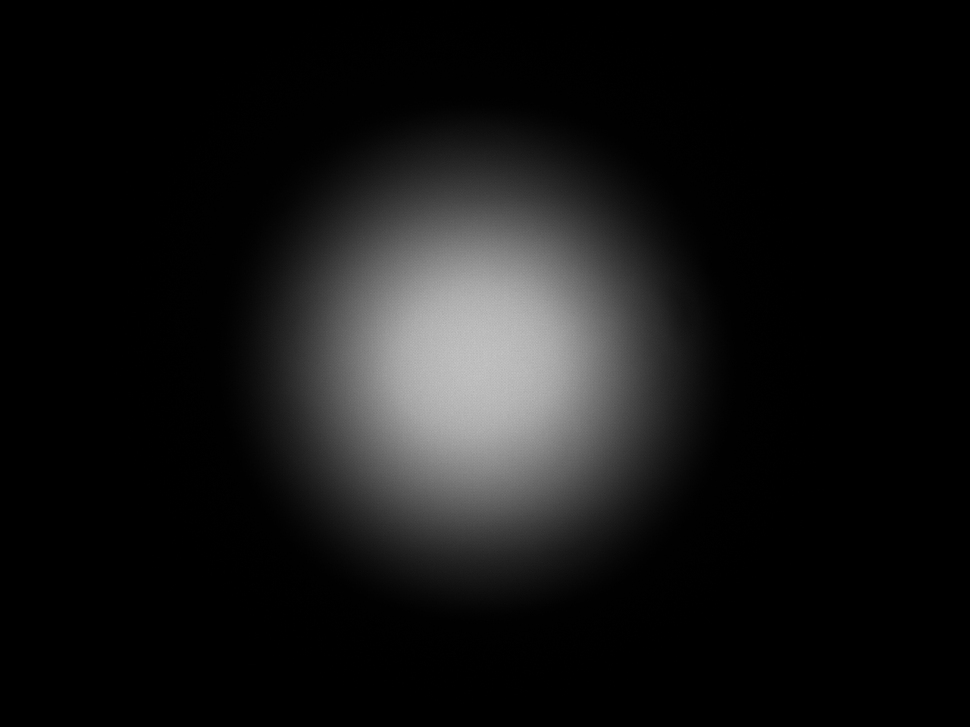
#> input picture Masking image object/w/Capture_00008.png, 970 x 727 px, shrunk from 1280 x 960 before the run; its folder holds only this picture in this run
$ python CropUsingMask.py
#> lines starting #> are read from the running program, lines starting #| are printed output that depends on the picture; after the words box and inside, x2 and y2 are one past the last pixel; in counts of white or black regions, pixels touching at a corner belong together
import cv2
import numpy as np
import glob


images = glob.glob('w/*.png')
for image in images:

    # read image
    img = cv2.imread(image)
#> img is the input picture: shape (727, 970, 3); min 0, max 197, mean 20

    # convert to grayscale
    gray = cv2.cvtColor(img,cv2.COLOR_BGR2GRAY)

    # invert gray image
    gray = 255 - gray
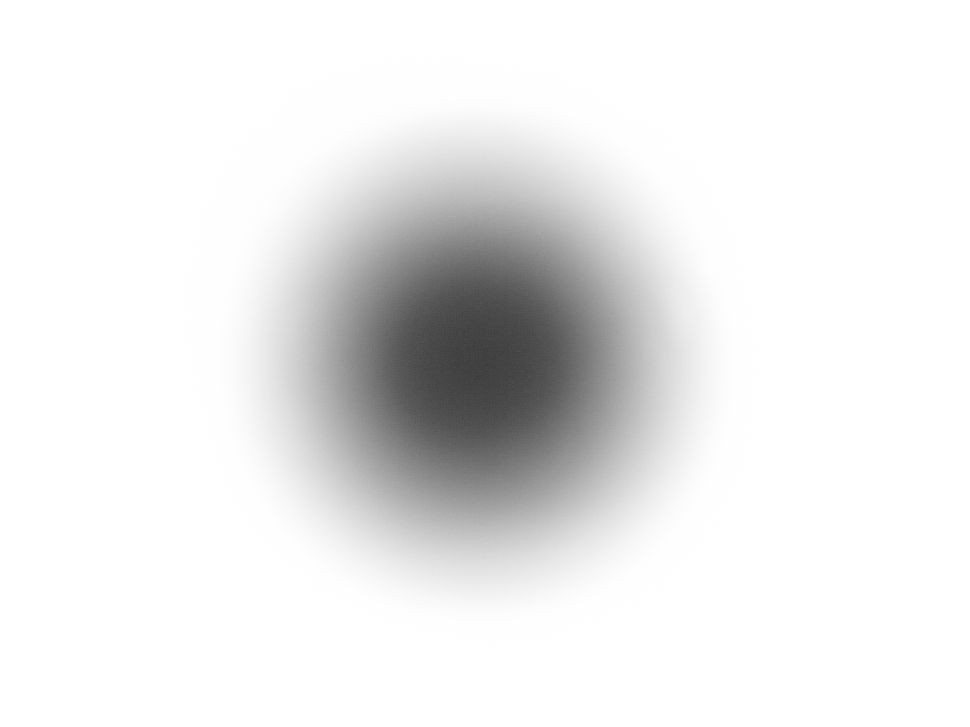
#> gray: shape (727, 970); min 58, max 255, mean 235

    # threshold
    thresh = cv2.threshold(gray, 0, 250, cv2.THRESH_OTSU + cv2.THRESH_BINARY)[1]
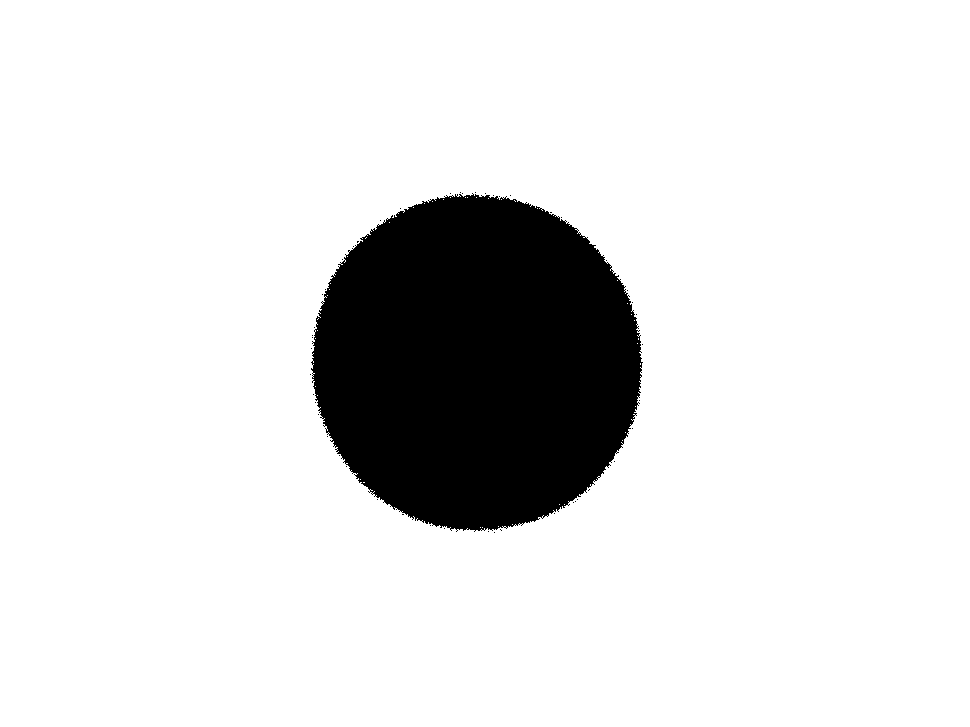
#> thresh: shape (727, 970); values 0 (black) and 250 (white), 87.6% white; 49 black regions (48 under 20 px), largest, box (x1, y1, x2, y2) and area: (311, 193, 643, 532) 87052

    # apply close and open morphology to fill tiny black and white holes and save as mask
    kernel = np.ones((3,3), np.uint8)
    mask = cv2.morphologyEx(thresh, cv2.MORPH_CLOSE, kernel)
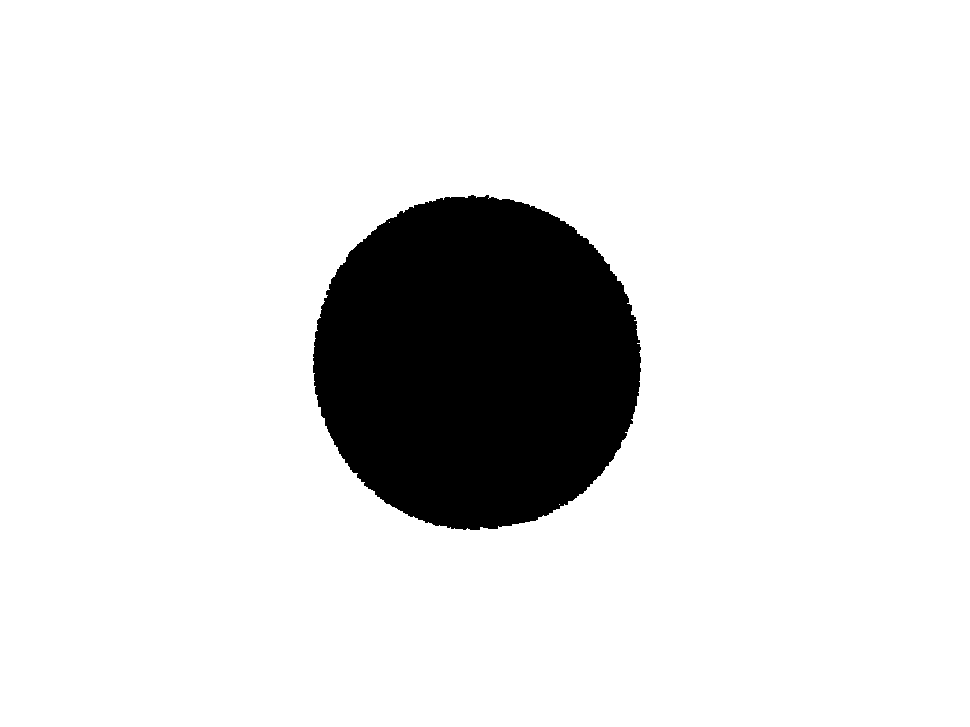
#> mask: shape (727, 970); values 0 (black) and 250 (white), 87.8% white; 1 black region, box (x1, y1, x2, y2) and area: (313, 195, 641, 530) 86278
    mask = cv2.morphologyEx(mask, cv2.MORPH_OPEN, kernel)
#> mask: shape (727, 970); values 0 (black) and 250 (white), 87.8% white; 1 black region, box (x1, y1, x2, y2) and area: (313, 195, 641, 530) 86336
    mask = cv2.subtract(255, mask)
#> mask: shape (727, 970); values 5 (black) and 255 (white), 12.2% white; 1 white region

    # get contours (presumably just one around the nonzero pixels)
    contours = cv2.findContours(mask, cv2.RETR_EXTERNAL, cv2.CHAIN_APPROX_SIMPLE)
#> contours = 1 contour; box (x1, y1, x2, y2) and area: (0, 0, 970, 727) 703494
    contours = contours[0] if len(contours) == 2 else contours[1]
#> contours = [[[0, 0], [0, 726], [969, 726], [969, 0]]]
    cntr = contours[0]
#> cntr = [[0, 0], [0, 726], [969, 726], [969, 0]]
    x,y,w,h = cv2.boundingRect(cntr)
#> x = 0; y = 0; w = 970; h = 727

    # make background transparent by placing the mask into the alpha channel
    new_img = cv2.cvtColor(img, cv2.COLOR_BGR2BGRA)
    new_img[:, :, 3] = mask

    # then crop it to bounding rectangle
    crop = new_img[y:y+h, x:x+w]


    # save cropped image
    # cv2.imwrite('cow_thresh.png',thresh)
    # cv2.imwrite('cow_mask.png',mask)
    image = image[2:]
    print(image)
    #cv2.imwrite('./cropped/'+image+'_cropped.png',crop)

    # show the images
    cv2.imshow("THRESH", thresh)
    #cv2.imshow("MASK", mask)
    cv2.imshow("CROP", crop)
cv2.waitKey(0)
cv2.destroyAllWindows()

$ run again, on Masking image object/w/Capture_00021.png
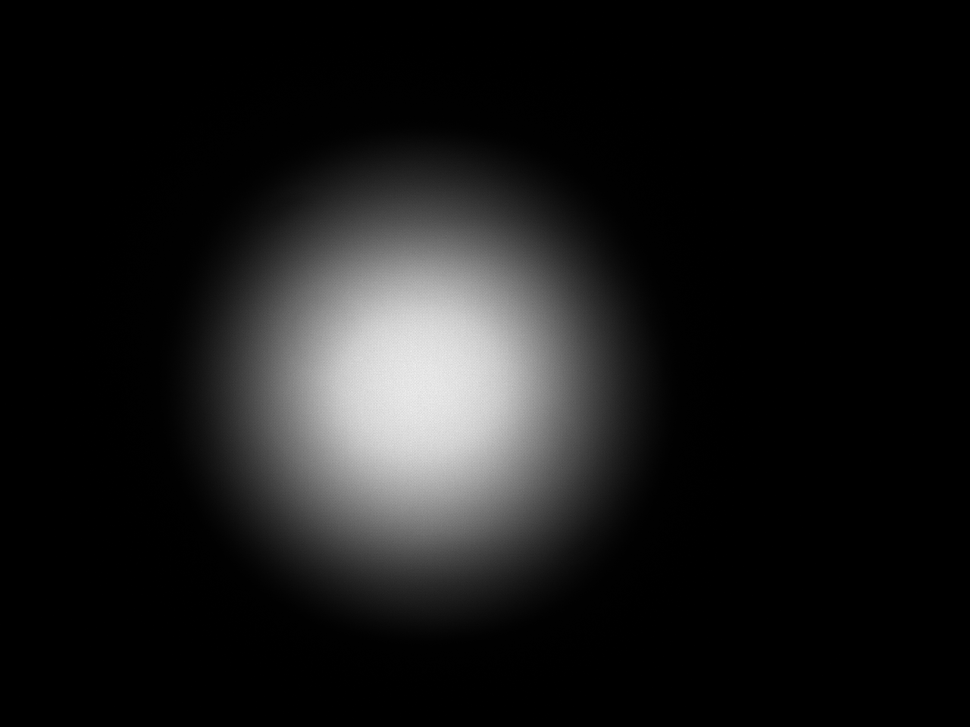
#> input picture Masking image object/w/Capture_00021.png, 970 x 727 px, shrunk from 1280 x 960 before the run
#> img is the input picture: shape (727, 970, 3); min 0, max 239, mean 24.1
#> `thresh = cv2.threshold(gray, 0, 250, cv2.THRESH_OTSU + cv2.THRESH_BINA..`:
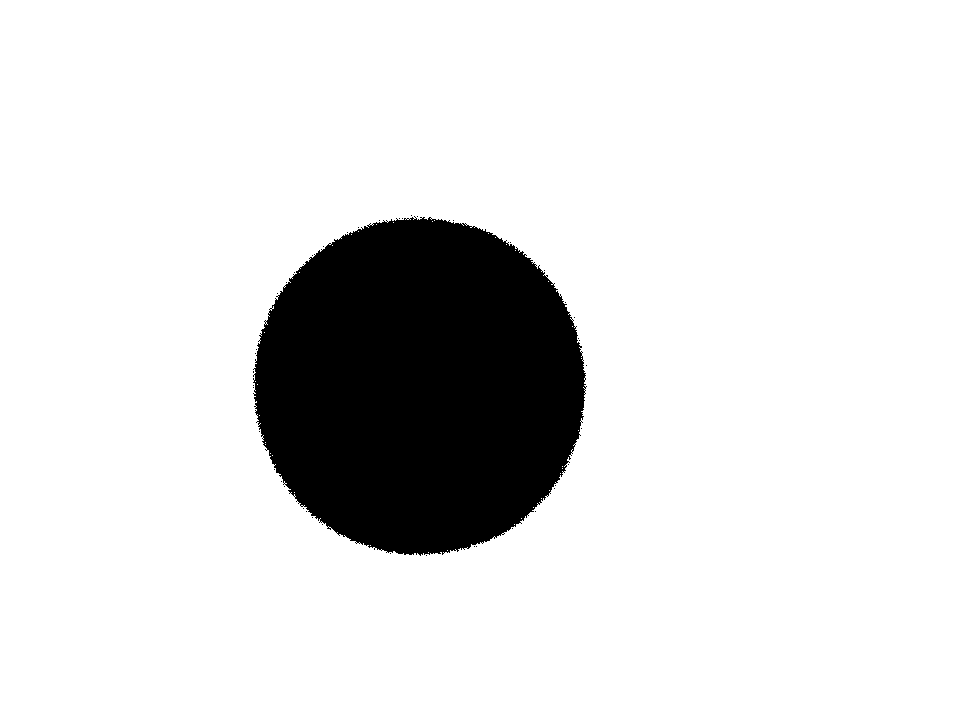
#> thresh: shape (727, 970); values 0 (black) and 250 (white), 87.5% white; 44 black regions (43 under 20 px), largest, box (x1, y1, x2, y2) and area: (253, 216, 587, 556) 87865
#> `mask = cv2.morphologyEx(thresh, cv2.MORPH_CLOSE, kernel)`:
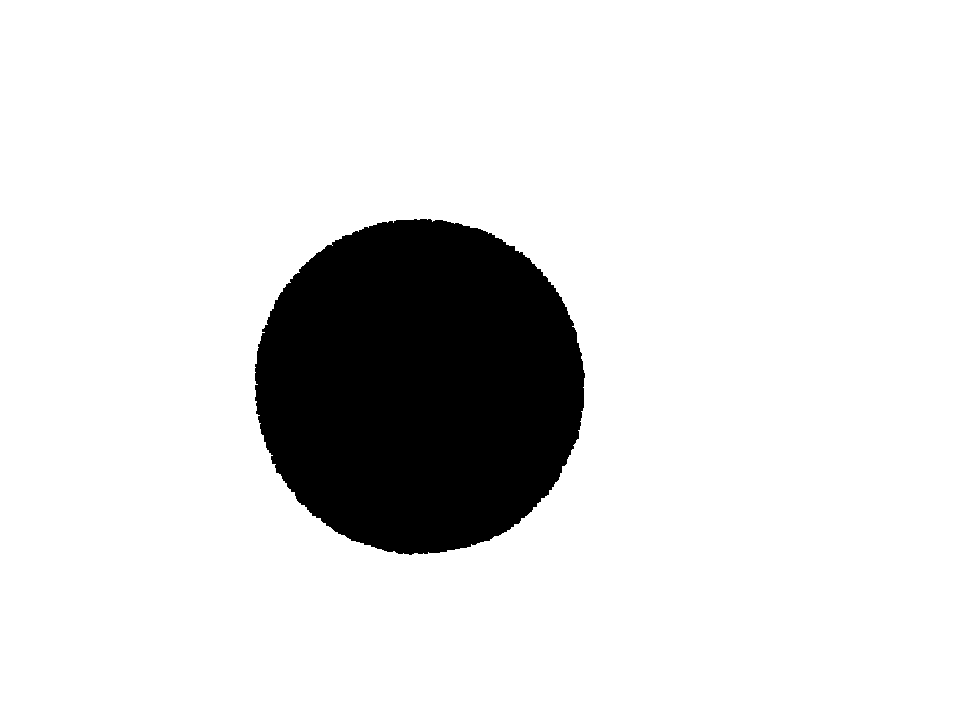
#> mask: shape (727, 970); values 0 (black) and 250 (white), 87.6% white; 1 black region, box (x1, y1, x2, y2) and area: (255, 219, 585, 555) 87175
#> `contours = cv2.findContours(mask, cv2.RETR_EXTERNAL, cv2.CHAIN_APPROX_..`: contours = 1 contour; box (x1, y1, x2, y2) and area: (0, 0, 970, 727) 703494
#> `contours = contours[0] if len(contours) == 2 else contours[1]`: contours = [[[0, 0], [0, 726], [969, 726], [969, 0]]]
#> cntr = [[0, 0], [0, 726], [969, 726], [969, 0]]
#> x = 0; w = 970; h = 727
